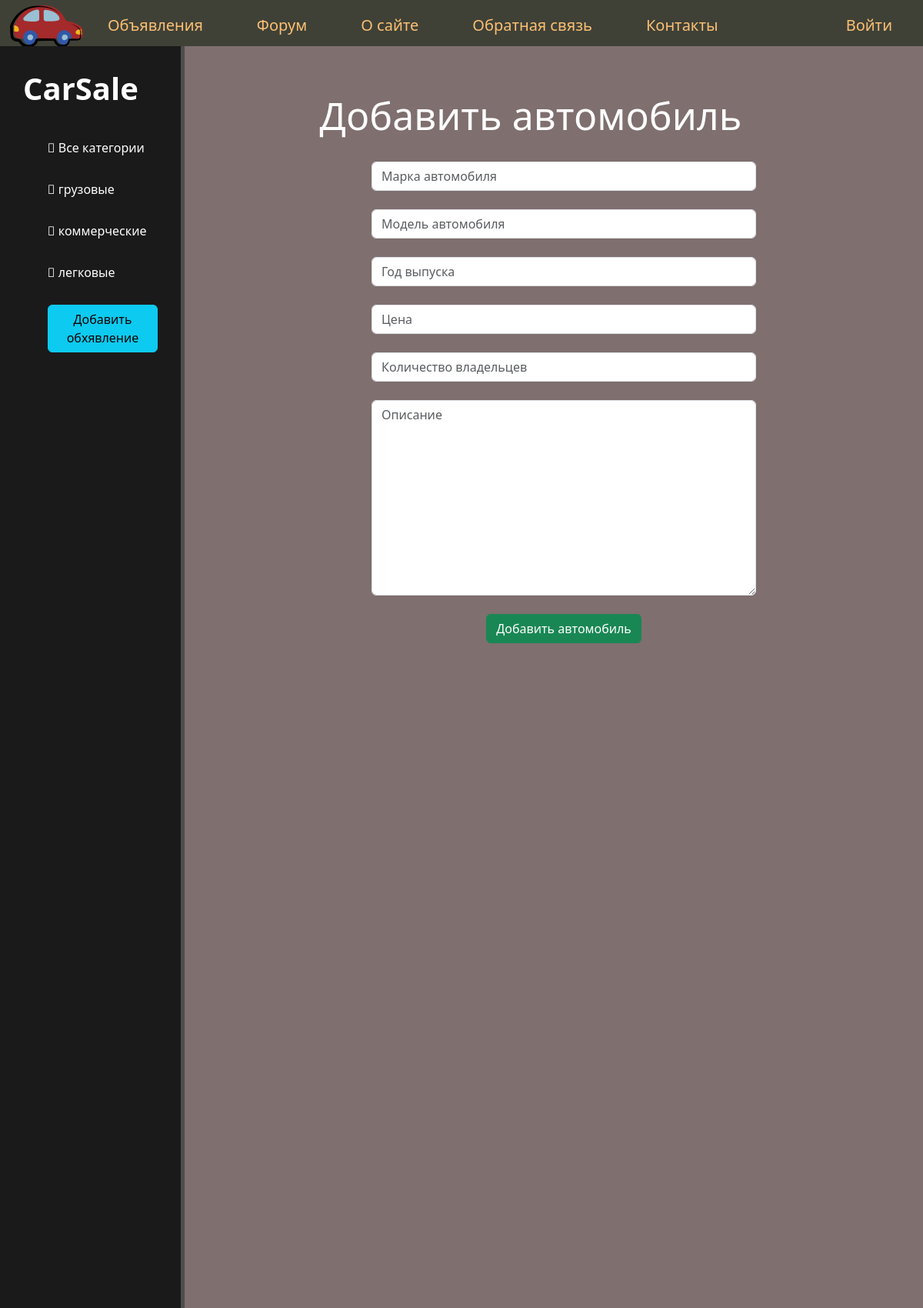
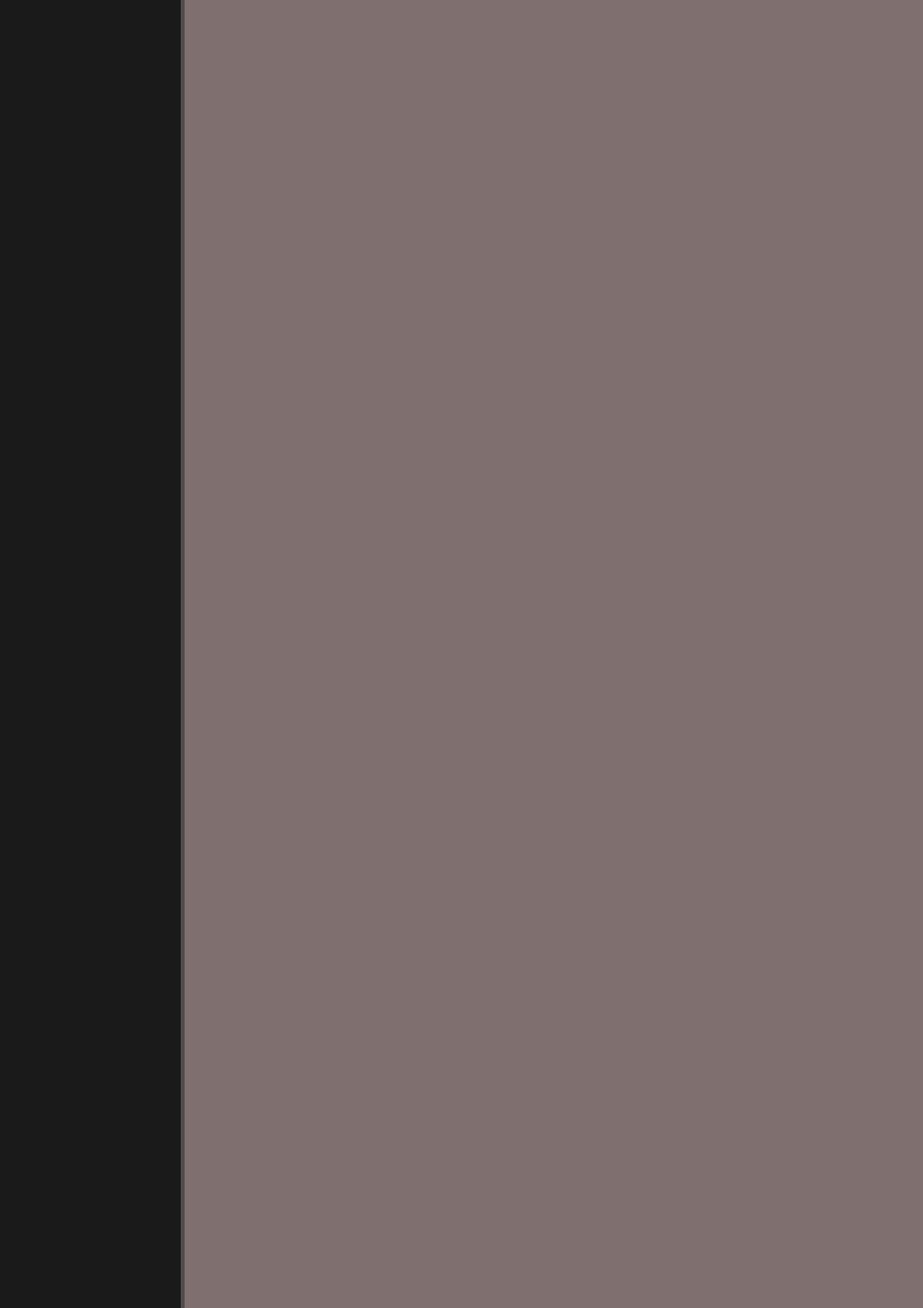
Page /car/add/ (upper part) on the committed database (2 pictures, top to bottom).
### car/models.py (models this page shows, shortened)
class Category_car(models.Model):
    name = models.CharField(max_length=255, verbose_name='тип автомобиля')
    slug = models.SlugField(
        max_length=255, unique=True, db_index=True, verbose_name="url"
        )
    def get_absolute_url(self):
        return reverse('car:category', kwargs={'cat_slug': self.slug})
    class Meta:
        verbose_name = 'Категория машин'
        verbose_name_plural = 'Категории машин'

### car/views.py (the view, shortened to what this page needs)
# urls.py: path('add/', add, name='add'),
def add(request):
    error = ''
    form = CarForm
    context = {
        'title': 'Добавление автомобиля',
        'form': form,
        'error': error,
        'menu': menu,
        'flag_car': 'car',
    }
    return render(request, 'car/add.html', context=context)

### car/templatetags/car_tags.py (called while the page is built)
@register.inclusion_tag('car/categories_car.html')
def categories_car(sort=None, cat_selected=0):
    if not sort:
        cats = Category_car.objects.all()
    else:
        cats= Category_car.objects.order_by(sort)
    return {'cats': cats, 'cat_selected': cat_selected}

@register.inclusion_tag('menu.html')
def menu(menu):
    return {'menu': menu}

### car/templates/car/add.html (shortened to what this page needs)
{% extends 'base.html' %}
{% block content %}
	<div class="features">
	      <h1>Добавить автомобиль</h1>
            <form method="post">
            {{ form.brand }}<br>
            {{ form.model }}<br>
            {{ form.date }}<br>
            {{ form.price }}<br>
            {{ form.number_owners }}<br>
            {{ form.text }}<br>
            <button class="btn btn-success" type="submit"> Добавить автомобиль</button>
            </form>
	</div>
{% endblock %}

### car/templates/car/categories_car.html
{% for cat in cats %}
    {% if cat.id == cat_selected %}
        <a ><li><span class="selected"></i> {{ cat.name }} </li></a>
    {% else %}
        <a href="{{ cat.get_absolute_url }}"><li><i class="fa-solid fa-car-side"></i> {{ cat.name }} </li></a>
    {% endif %}
{% endfor %}

### car/static/car/css/car.css (style rules this page uses)
body { background: #7f6f6f; }
aside a { color: #ffffff; text-decoration: none; }
aside ul a { list-style: none; text-decoration: none; }
aside ul li { color: #ffffff; display: block; margin-top: 30px; transition: transform .5s ease; }
main .features { float: left; color: #fff; margin-top: 40px; text-align: center; width: 75%; }
main .features h1 { font-size: 50px; margin: 20px auto; text-align: center }
form { margin-left: 30%; width: 500px; margin: 20px 27%; margin-top: 30px; }

### rows in the picture
Category_car: name "грузовые"
Category_car: name "коммерческие"
Category_car: name "легковые"

### other values in the picture
{{ m.title }} "Объявления" "Форум" "О сайте" "Обратная связь" "Контакты"
{{ m.title }} "Войти"
